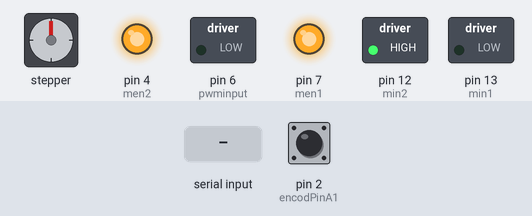
This sketch was run on a simulated Arduino Uno, built with avr-gcc and run on an emulated ATmega328P. On the bench: stepper motor, switched loads named in the sketch (green lamp = pin HIGH), output pins drawn as LEDs (lit = HIGH). The test bench sets the inputs (shaded band); at power-on: pin 2 (encodPinA1) HIGH. Stepper angles assume 200 steps per turn; what the sketch prints to the serial monitor is not drawn.

Above: at 1.2 s.
1.3 s: "90,45," received over Serial
At 3.1 s:
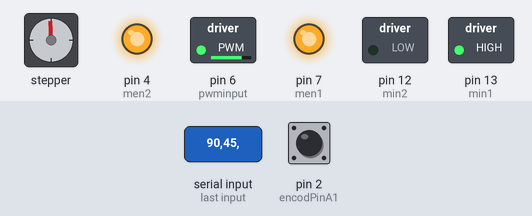
At 14.1 s:
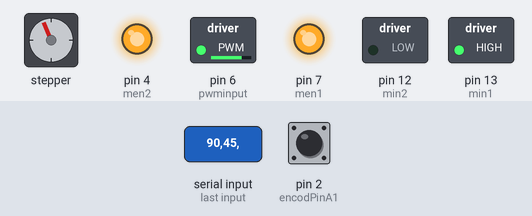
Timing chart, 0 to 15.8 s (numbered marks = the images above; inputs shaded):
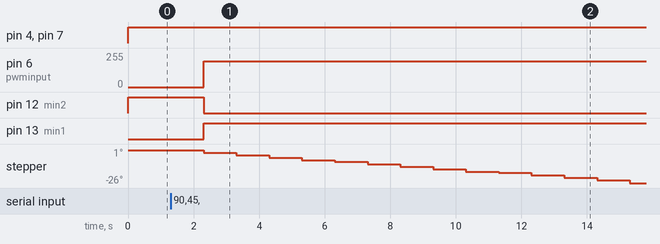

The sketch:

atstepper.ino
```cpp
#include <AccelStepper.h>
#include <MultiStepper.h>
#include <PinChangeInt.h>
#include <PID_v1.h>
int encodPinA1=2;
int encodPinB1=3;
int min1 = 13; //1 driver
int min2 = 12;//2 driver
int men1=7 ; //3 driver
int men2=4; //4driver
int pwminput=6; //6driver
String elevmasuk;String azmasuk;
int azimuth, elevasi;

//---------------deklarasi stepper
#define STEPPER1_DIR_PIN 5
#define STEPPER1_STEP_PIN 8
AccelStepper motor_Stepper1(AccelStepper::DRIVER, STEPPER1_STEP_PIN, STEPPER1_DIR_PIN);

//-------------- deklarasi PID motor DC---------------
  double kp = 1.35, ki = 0.35,  kd = 0.0095 ;
// PID DEBUG TANPA ANTENA
//double kp = 0.5, ki = 0.1,  kd = 0.0075 ;

double input = 0, output = 0, setpoint = 0;
long temp,a,b,c;
volatile long encoderPos = 0;
PID myPID(&input, &output, &setpoint, kp, ki, kd, DIRECT);  // if motor will only run at full speed try 'REVERSE' instead of 'DIRECT'

//-------------------------------------------------

void setup() {
  pinMode(encodPinA1, INPUT_PULLUP);                  // quadrature encoder input A
  pinMode(encodPinB1, INPUT_PULLUP);                  // quadrature encoder input B
  pinMode (min2, OUTPUT);
  pinMode (min1, OUTPUT);
  pinMode (men2, OUTPUT);
  pinMode (men1, OUTPUT);
  pinMode (pwminput, OUTPUT);
  attachInterrupt(0, encoder, FALLING);               // update encoder position
  TCCR1B = TCCR1B & 0b11111000 | 1;                   // set 31KHz PWM to prevent motor noise
  myPID.SetMode(AUTOMATIC);
  myPID.SetSampleTime(1);
  myPID.SetOutputLimits(-255, 255);
  Serial.begin (115200);                              // for debugging
    motor_Stepper1.setSpeed(50);
  motor_Stepper1.setAcceleration(850);
  motor_Stepper1.moveTo(0);
  setpoint=0;

}

void loop() {

  if (Serial.available() > 0) {
      azmasuk = Serial.readStringUntil(',');
       elevmasuk = Serial.readStringUntil('#');

  }


  //convert string azimuth-----------------------
  //	if ( azmasuk.toInt() > 0 && azmasuk.toInt() < 360 ) {

     //  azimuth = azmasuk.toInt ();
  	//}

   // filter NaN
   if (azmasuk != "NaN"){
    azimuth = azmasuk.toInt ();
   }

       a= map(azimuth, 0,180, 400,800)*-7 ; //a b dipalao jika angin ke arah utara
       b= map(azimuth, 181,359, 0,399)*-7;

       c=map(azimuth, 0,360, 0,800)*-7; // c dipakai jika angin ke arah selatan
  //---------------------------------------------


  //DEBUG---------------------------------
     /*  setpoint = elevmasuk.toDouble() * 3.2;
       input = encoderPos ;                                // data from encoder
       myPID.Compute();   //PID running
       pwmOut(output);
  //----------------------------------
    */

    if (elevmasuk != "NaN"){
      elevasi = elevmasuk.toDouble()*3.2;
    }


  //convert string elevasi-----------------------
//   if (elevmasuk.toDouble() > 0 && elevmasuk.toDouble() < 90) {
   	//	elevasi = elevmasuk.toDouble()*3.2;
  // }


   if (elevasi > 0 && elevasi <=48)
   {
    setpoint = 48;
   }
   else if (elevasi > 272)
   {
     setpoint = 272;
   }
   else
   {
    setpoint = elevasi;
   }

   input = encoderPos;
   myPID.Compute();
   pwmOut(output);

   //azimuth run----------------------

  //LOGIC 1 ANGIN ARAH SELATAN

   if (c >  5600)
   {
     motor_Stepper1.runToNewPosition(5600);
   }
   else
   {
     motor_Stepper1.runToNewPosition(c);
   }

   motor_Stepper1.run();
   //-------------------------------------


   //LOGIC 2 ANGIN ARAH UTARA
/*
       if ((azimuth >= 0) && (azimuth <= 180))
      {
          motor_Stepper1.runToNewPosition(a);
          motor_Stepper1.run();
      }

       else if ((azimuth >= 181) &&  (azimuth <=360))
      {
          motor_Stepper1.runToNewPosition(b);
          motor_Stepper1.run();
      }

       else if (azimuth > 360)
      {
        motor_Stepper1.runToNewPosition(5600);
        motor_Stepper1.run();
      }

  */
      //-----------------------------------
       Serial.print("encoder   :");Serial.print(encoderPos);Serial.print("  ");
       Serial.print("setpoint :");Serial.print(" ");Serial.print(setpoint);
       Serial.print("pwminput :");Serial.print(" ");Serial.print(pwminput);
       Serial.print("output :");Serial.print(" ");Serial.println(output);
 //


}


void pwmOut(int out) {

   if (out > 0) {
    digitalWrite(min1,HIGH);
    digitalWrite(min2, LOW);
    digitalWrite(men1,HIGH);
    digitalWrite(men2, HIGH);
    analogWrite(pwminput, out);
  }
  else {
    digitalWrite(min1,LOW);
    digitalWrite(min2, HIGH);
    digitalWrite(men1,HIGH);
    digitalWrite(men2, HIGH);
    analogWrite(pwminput, out);
  }
}

void encoder()  {                                     // pulse and direction, direct port reading to save cycles
  if (digitalRead(encodPinB1)==HIGH)    encoderPos++;             // if(digitalRead(encodPinB1)==HIGH)   count ++;
  else                      encoderPos--;             // if(digitalRead(encodPinB1)==LOW)   count --;
}
```
